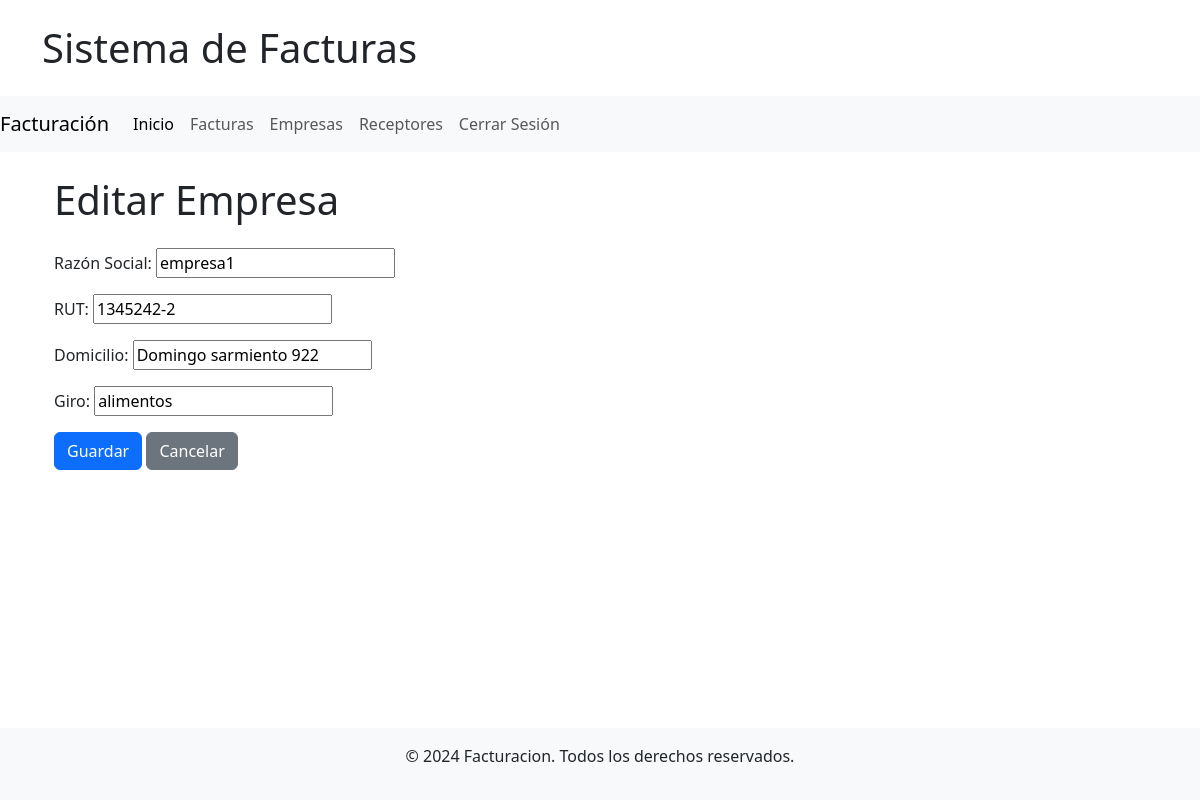
The app's page /empresas/6/update/ (signed in) with its own data.
### facturas_aplicacion/models.py (models this page shows, shortened)
class Empresa(models.Model):
    razon_social = models.CharField(max_length=255)
    rut = models.CharField(max_length=12, unique=True)
    domicilio = models.CharField(max_length=255)
    giro = models.CharField(max_length=255)

### facturas_aplicacion/views.py (the view, shortened to what this page needs)
# urls.py: path('empresas/<int:pk>/update/', login_required(EmpresaUpdateView.as_view()), name='empresa_update'),
class EmpresaUpdateView(View):
    def get(self, request, pk):
        empresa = get_object_or_404(Empresa, pk=pk)
        form = EmpresaForm(instance=empresa)
        return render(request, 'empresa_form.html', {'form': form})

### facturas_aplicacion/forms.py
class EmpresaForm(forms.ModelForm):
    class Meta:
        model = Empresa
        fields = ['razon_social', 'rut', 'domicilio', 'giro']
        labels = {
            'razon_social': 'Razón Social',
            'rut': 'RUT',
            'domicilio': 'Domicilio',
            'giro': 'Giro',
        }

### facturas_aplicacion/templates/empresa_form.html (shortened to what this page needs)
{% extends 'base.html' %}
{% block template %}
<div class="container mt-4">
    <h1 class="mb-4">{% if form.instance.pk %}Editar{% else %}Crear{% endif %} Empresa</h1>
    <form method="post">
        <div class="mb-3">
            {{ form.as_p }}
        </div>
        <button type="submit" class="btn btn-primary">Guardar</button>
        <a href="{% url 'empresa_list' %}" class="btn btn-secondary">Cancelar</a>
    </form>
</div>
{% endblock %}

### records on screen
Empresa: razon_social "empresa1", rut "1345242-2", domicilio "Domingo sarmiento 922", giro "alimentos"
